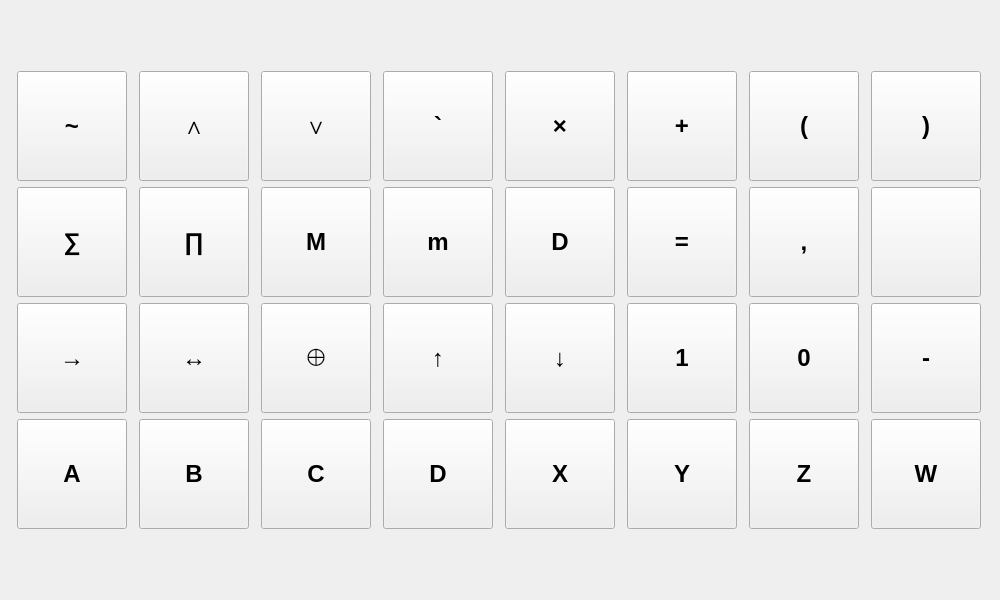
<?xml version="1.0" encoding="UTF-8"?>
<ui version="4.0">
 <class>Symbol</class>
 <widget class="QWidget" name="Symbol">
  <property name="geometry">
   <rect>
    <x>0</x>
    <y>0</y>
    <width>1000</width>
    <height>600</height>
   </rect>
  </property>
  <property name="minimumSize">
   <size>
    <width>1000</width>
    <height>600</height>
   </size>
  </property>
  <property name="maximumSize">
   <size>
    <width>1000</width>
    <height>600</height>
   </size>
  </property>
  <property name="windowTitle">
   <string>Form</string>
  </property>
  <layout class="QVBoxLayout" name="verticalLayout">
   <item>
    <layout class="QGridLayout" name="gridLayout">
     <item row="0" column="0">
      <widget class="QPushButton" name="not1">
       <property name="minimumSize">
        <size>
         <width>110</width>
         <height>110</height>
        </size>
       </property>
       <property name="maximumSize">
        <size>
         <width>110</width>
         <height>110</height>
        </size>
       </property>
       <property name="font">
        <font>
         <pointsize>18</pointsize>
         <weight>75</weight>
         <bold>true</bold>
        </font>
       </property>
       <property name="text">
        <string>~</string>
       </property>
      </widget>
     </item>
     <item row="0" column="1">
      <widget class="QPushButton" name="and1">
       <property name="minimumSize">
        <size>
         <width>110</width>
         <height>110</height>
        </size>
       </property>
       <property name="maximumSize">
        <size>
         <width>110</width>
         <height>110</height>
        </size>
       </property>
       <property name="font">
        <font>
         <pointsize>18</pointsize>
         <weight>75</weight>
         <bold>true</bold>
        </font>
       </property>
       <property name="text">
        <string>∧</string>
       </property>
      </widget>
     </item>
     <item row="0" column="2">
      <widget class="QPushButton" name="or1">
       <property name="minimumSize">
        <size>
         <width>110</width>
         <height>110</height>
        </size>
       </property>
       <property name="maximumSize">
        <size>
         <width>110</width>
         <height>110</height>
        </size>
       </property>
       <property name="font">
        <font>
         <pointsize>18</pointsize>
         <weight>75</weight>
         <bold>true</bold>
        </font>
       </property>
       <property name="text">
        <string>∨</string>
       </property>
      </widget>
     </item>
     <item row="0" column="3">
      <widget class="QPushButton" name="not2">
       <property name="minimumSize">
        <size>
         <width>110</width>
         <height>110</height>
        </size>
       </property>
       <property name="maximumSize">
        <size>
         <width>110</width>
         <height>110</height>
        </size>
       </property>
       <property name="font">
        <font>
         <pointsize>18</pointsize>
         <weight>75</weight>
         <bold>true</bold>
        </font>
       </property>
       <property name="text">
        <string>`</string>
       </property>
      </widget>
     </item>
     <item row="0" column="4">
      <widget class="QPushButton" name="and2">
       <property name="minimumSize">
        <size>
         <width>110</width>
         <height>110</height>
        </size>
       </property>
       <property name="maximumSize">
        <size>
         <width>110</width>
         <height>110</height>
        </size>
       </property>
       <property name="font">
        <font>
         <pointsize>18</pointsize>
         <weight>75</weight>
         <bold>true</bold>
        </font>
       </property>
       <property name="text">
        <string>×</string>
       </property>
      </widget>
     </item>
     <item row="0" column="5">
      <widget class="QPushButton" name="or2">
       <property name="minimumSize">
        <size>
         <width>110</width>
         <height>110</height>
        </size>
       </property>
       <property name="maximumSize">
        <size>
         <width>110</width>
         <height>110</height>
        </size>
       </property>
       <property name="font">
        <font>
         <pointsize>18</pointsize>
         <weight>75</weight>
         <bold>true</bold>
        </font>
       </property>
       <property name="text">
        <string>+</string>
       </property>
      </widget>
     </item>
     <item row="0" column="6">
      <widget class="QPushButton" name="leftbracket">
       <property name="minimumSize">
        <size>
         <width>110</width>
         <height>110</height>
        </size>
       </property>
       <property name="maximumSize">
        <size>
         <width>110</width>
         <height>110</height>
        </size>
       </property>
       <property name="font">
        <font>
         <pointsize>18</pointsize>
         <weight>75</weight>
         <bold>true</bold>
        </font>
       </property>
       <property name="text">
        <string>(</string>
       </property>
      </widget>
     </item>
     <item row="0" column="7">
      <widget class="QPushButton" name="rightbracket">
       <property name="minimumSize">
        <size>
         <width>110</width>
         <height>110</height>
        </size>
       </property>
       <property name="maximumSize">
        <size>
         <width>110</width>
         <height>110</height>
        </size>
       </property>
       <property name="font">
        <font>
         <pointsize>18</pointsize>
         <weight>75</weight>
         <bold>true</bold>
        </font>
       </property>
       <property name="text">
        <string>)</string>
       </property>
      </widget>
     </item>
     <item row="1" column="0">
      <widget class="QPushButton" name="sum">
       <property name="minimumSize">
        <size>
         <width>110</width>
         <height>110</height>
        </size>
       </property>
       <property name="maximumSize">
        <size>
         <width>110</width>
         <height>110</height>
        </size>
       </property>
       <property name="font">
        <font>
         <pointsize>18</pointsize>
         <weight>75</weight>
         <bold>true</bold>
        </font>
       </property>
       <property name="text">
        <string>∑</string>
       </property>
      </widget>
     </item>
     <item row="1" column="1">
      <widget class="QPushButton" name="prod">
       <property name="minimumSize">
        <size>
         <width>110</width>
         <height>110</height>
        </size>
       </property>
       <property name="maximumSize">
        <size>
         <width>110</width>
         <height>110</height>
        </size>
       </property>
       <property name="font">
        <font>
         <pointsize>18</pointsize>
         <weight>75</weight>
         <bold>true</bold>
        </font>
       </property>
       <property name="text">
        <string>∏</string>
       </property>
      </widget>
     </item>
     <item row="1" column="2">
      <widget class="QPushButton" name="key_M">
       <property name="minimumSize">
        <size>
         <width>110</width>
         <height>110</height>
        </size>
       </property>
       <property name="maximumSize">
        <size>
         <width>110</width>
         <height>110</height>
        </size>
       </property>
       <property name="font">
        <font>
         <pointsize>18</pointsize>
         <weight>75</weight>
         <bold>true</bold>
        </font>
       </property>
       <property name="text">
        <string>M</string>
       </property>
      </widget>
     </item>
     <item row="1" column="3">
      <widget class="QPushButton" name="key_m">
       <property name="minimumSize">
        <size>
         <width>110</width>
         <height>110</height>
        </size>
       </property>
       <property name="maximumSize">
        <size>
         <width>110</width>
         <height>110</height>
        </size>
       </property>
       <property name="font">
        <font>
         <pointsize>18</pointsize>
         <weight>75</weight>
         <bold>true</bold>
        </font>
       </property>
       <property name="text">
        <string>m</string>
       </property>
      </widget>
     </item>
     <item row="1" column="4">
      <widget class="QPushButton" name="key_D">
       <property name="minimumSize">
        <size>
         <width>110</width>
         <height>110</height>
        </size>
       </property>
       <property name="maximumSize">
        <size>
         <width>110</width>
         <height>110</height>
        </size>
       </property>
       <property name="font">
        <font>
         <pointsize>18</pointsize>
         <weight>75</weight>
         <bold>true</bold>
        </font>
       </property>
       <property name="text">
        <string>D</string>
       </property>
      </widget>
     </item>
     <item row="1" column="5">
      <widget class="QPushButton" name="equal">
       <property name="minimumSize">
        <size>
         <width>110</width>
         <height>110</height>
        </size>
       </property>
       <property name="maximumSize">
        <size>
         <width>110</width>
         <height>110</height>
        </size>
       </property>
       <property name="font">
        <font>
         <pointsize>18</pointsize>
         <weight>75</weight>
         <bold>true</bold>
        </font>
       </property>
       <property name="text">
        <string>=</string>
       </property>
      </widget>
     </item>
     <item row="1" column="6">
      <widget class="QPushButton" name="comma">
       <property name="minimumSize">
        <size>
         <width>110</width>
         <height>110</height>
        </size>
       </property>
       <property name="font">
        <font>
         <pointsize>18</pointsize>
         <weight>75</weight>
         <bold>true</bold>
        </font>
       </property>
       <property name="text">
        <string>,</string>
       </property>
      </widget>
     </item>
     <item row="1" column="7">
      <widget class="QPushButton" name="pushButton_24">
       <property name="minimumSize">
        <size>
         <width>110</width>
         <height>110</height>
        </size>
       </property>
       <property name="maximumSize">
        <size>
         <width>110</width>
         <height>110</height>
        </size>
       </property>
       <property name="font">
        <font>
         <pointsize>18</pointsize>
         <weight>75</weight>
         <bold>true</bold>
        </font>
       </property>
       <property name="text">
        <string/>
       </property>
      </widget>
     </item>
     <item row="2" column="0">
      <widget class="QPushButton" name="condition">
       <property name="minimumSize">
        <size>
         <width>110</width>
         <height>110</height>
        </size>
       </property>
       <property name="maximumSize">
        <size>
         <width>110</width>
         <height>110</height>
        </size>
       </property>
       <property name="font">
        <font>
         <pointsize>18</pointsize>
         <weight>75</weight>
         <bold>true</bold>
        </font>
       </property>
       <property name="text">
        <string>→</string>
       </property>
      </widget>
     </item>
     <item row="2" column="1">
      <widget class="QPushButton" name="doublecondition">
       <property name="minimumSize">
        <size>
         <width>110</width>
         <height>110</height>
        </size>
       </property>
       <property name="maximumSize">
        <size>
         <width>110</width>
         <height>110</height>
        </size>
       </property>
       <property name="font">
        <font>
         <pointsize>18</pointsize>
         <weight>75</weight>
         <bold>true</bold>
        </font>
       </property>
       <property name="text">
        <string>↔</string>
       </property>
      </widget>
     </item>
     <item row="2" column="3">
      <widget class="QPushButton" name="nand">
       <property name="minimumSize">
        <size>
         <width>110</width>
         <height>110</height>
        </size>
       </property>
       <property name="maximumSize">
        <size>
         <width>110</width>
         <height>110</height>
        </size>
       </property>
       <property name="font">
        <font>
         <pointsize>18</pointsize>
         <weight>75</weight>
         <bold>true</bold>
        </font>
       </property>
       <property name="text">
        <string>↑</string>
       </property>
      </widget>
     </item>
     <item row="2" column="4">
      <widget class="QPushButton" name="nor">
       <property name="minimumSize">
        <size>
         <width>110</width>
         <height>110</height>
        </size>
       </property>
       <property name="maximumSize">
        <size>
         <width>110</width>
         <height>110</height>
        </size>
       </property>
       <property name="font">
        <font>
         <pointsize>18</pointsize>
         <weight>75</weight>
         <bold>true</bold>
        </font>
       </property>
       <property name="text">
        <string>↓</string>
       </property>
      </widget>
     </item>
     <item row="2" column="5">
      <widget class="QPushButton" name="key_1">
       <property name="minimumSize">
        <size>
         <width>110</width>
         <height>110</height>
        </size>
       </property>
       <property name="maximumSize">
        <size>
         <width>110</width>
         <height>110</height>
        </size>
       </property>
       <property name="font">
        <font>
         <pointsize>18</pointsize>
         <weight>75</weight>
         <bold>true</bold>
        </font>
       </property>
       <property name="text">
        <string>1</string>
       </property>
      </widget>
     </item>
     <item row="2" column="6">
      <widget class="QPushButton" name="key_0">
       <property name="minimumSize">
        <size>
         <width>110</width>
         <height>110</height>
        </size>
       </property>
       <property name="font">
        <font>
         <pointsize>18</pointsize>
         <weight>75</weight>
         <bold>true</bold>
        </font>
       </property>
       <property name="text">
        <string>0</string>
       </property>
      </widget>
     </item>
     <item row="2" column="7">
      <widget class="QPushButton" name="key_dash">
       <property name="minimumSize">
        <size>
         <width>110</width>
         <height>110</height>
        </size>
       </property>
       <property name="maximumSize">
        <size>
         <width>110</width>
         <height>110</height>
        </size>
       </property>
       <property name="font">
        <font>
         <pointsize>18</pointsize>
         <weight>75</weight>
         <bold>true</bold>
        </font>
       </property>
       <property name="text">
        <string>-</string>
       </property>
      </widget>
     </item>
     <item row="3" column="0">
      <widget class="QPushButton" name="key_A">
       <property name="minimumSize">
        <size>
         <width>110</width>
         <height>110</height>
        </size>
       </property>
       <property name="maximumSize">
        <size>
         <width>110</width>
         <height>110</height>
        </size>
       </property>
       <property name="font">
        <font>
         <pointsize>18</pointsize>
         <weight>75</weight>
         <bold>true</bold>
        </font>
       </property>
       <property name="text">
        <string>A</string>
       </property>
      </widget>
     </item>
     <item row="3" column="1">
      <widget class="QPushButton" name="key_B">
       <property name="minimumSize">
        <size>
         <width>110</width>
         <height>110</height>
        </size>
       </property>
       <property name="maximumSize">
        <size>
         <width>110</width>
         <height>110</height>
        </size>
       </property>
       <property name="font">
        <font>
         <pointsize>18</pointsize>
         <weight>75</weight>
         <bold>true</bold>
        </font>
       </property>
       <property name="text">
        <string>B</string>
       </property>
      </widget>
     </item>
     <item row="3" column="2">
      <widget class="QPushButton" name="key_C">
       <property name="minimumSize">
        <size>
         <width>110</width>
         <height>110</height>
        </size>
       </property>
       <property name="maximumSize">
        <size>
         <width>110</width>
         <height>110</height>
        </size>
       </property>
       <property name="font">
        <font>
         <pointsize>18</pointsize>
         <weight>75</weight>
         <bold>true</bold>
        </font>
       </property>
       <property name="text">
        <string>C</string>
       </property>
      </widget>
     </item>
     <item row="3" column="3">
      <widget class="QPushButton" name="key_D_2">
       <property name="minimumSize">
        <size>
         <width>110</width>
         <height>110</height>
        </size>
       </property>
       <property name="maximumSize">
        <size>
         <width>110</width>
         <height>110</height>
        </size>
       </property>
       <property name="font">
        <font>
         <pointsize>18</pointsize>
         <weight>75</weight>
         <bold>true</bold>
        </font>
       </property>
       <property name="text">
        <string>D</string>
       </property>
      </widget>
     </item>
     <item row="3" column="4">
      <widget class="QPushButton" name="key_X">
       <property name="minimumSize">
        <size>
         <width>110</width>
         <height>110</height>
        </size>
       </property>
       <property name="maximumSize">
        <size>
         <width>110</width>
         <height>110</height>
        </size>
       </property>
       <property name="font">
        <font>
         <pointsize>18</pointsize>
         <weight>75</weight>
         <bold>true</bold>
        </font>
       </property>
       <property name="text">
        <string>X</string>
       </property>
      </widget>
     </item>
     <item row="3" column="5">
      <widget class="QPushButton" name="key_Y">
       <property name="minimumSize">
        <size>
         <width>110</width>
         <height>110</height>
        </size>
       </property>
       <property name="maximumSize">
        <size>
         <width>110</width>
         <height>110</height>
        </size>
       </property>
       <property name="font">
        <font>
         <pointsize>18</pointsize>
         <weight>75</weight>
         <bold>true</bold>
        </font>
       </property>
       <property name="text">
        <string>Y</string>
       </property>
      </widget>
     </item>
     <item row="3" column="6">
      <widget class="QPushButton" name="key_Z">
       <property name="minimumSize">
        <size>
         <width>110</width>
         <height>110</height>
        </size>
       </property>
       <property name="maximumSize">
        <size>
         <width>110</width>
         <height>110</height>
        </size>
       </property>
       <property name="font">
        <font>
         <pointsize>18</pointsize>
         <weight>75</weight>
         <bold>true</bold>
        </font>
       </property>
       <property name="text">
        <string>Z</string>
       </property>
      </widget>
     </item>
     <item row="3" column="7">
      <widget class="QPushButton" name="key_W">
       <property name="minimumSize">
        <size>
         <width>110</width>
         <height>110</height>
        </size>
       </property>
       <property name="maximumSize">
        <size>
         <width>110</width>
         <height>110</height>
        </size>
       </property>
       <property name="font">
        <font>
         <pointsize>18</pointsize>
         <weight>75</weight>
         <bold>true</bold>
        </font>
       </property>
       <property name="text">
        <string>W</string>
       </property>
      </widget>
     </item>
     <item row="2" column="2">
      <widget class="QPushButton" name="key_xor">
       <property name="minimumSize">
        <size>
         <width>110</width>
         <height>110</height>
        </size>
       </property>
       <property name="maximumSize">
        <size>
         <width>110</width>
         <height>110</height>
        </size>
       </property>
       <property name="font">
        <font>
         <pointsize>18</pointsize>
         <weight>75</weight>
         <bold>true</bold>
        </font>
       </property>
       <property name="text">
        <string>⊕</string>
       </property>
      </widget>
     </item>
    </layout>
   </item>
  </layout>
 </widget>
 <resources/>
 <connections/>
</ui>
